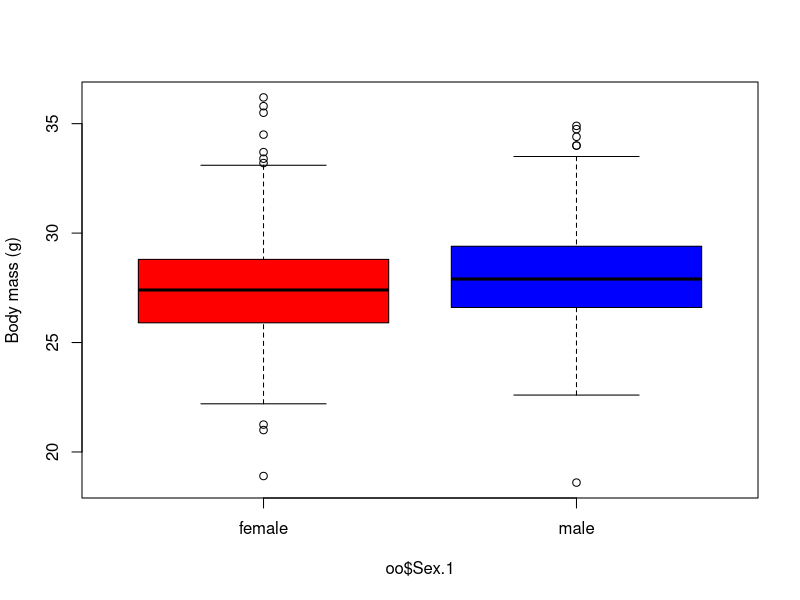
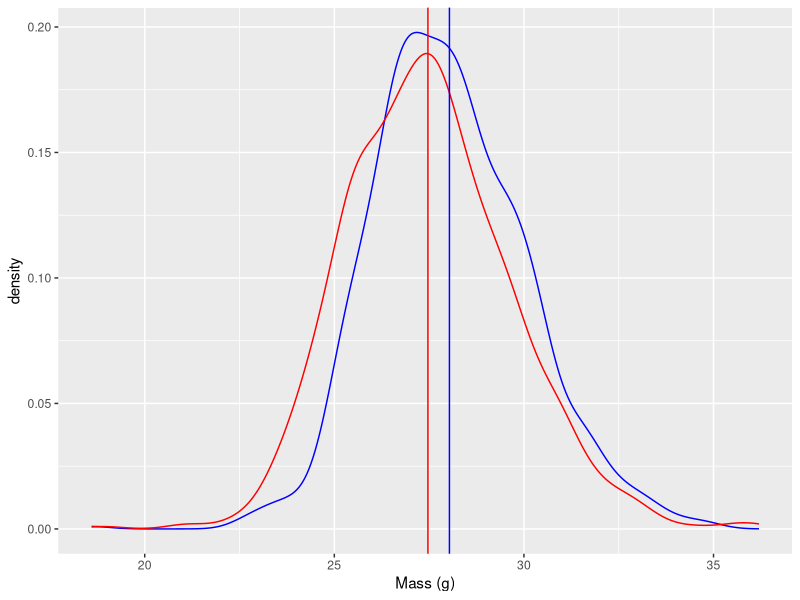
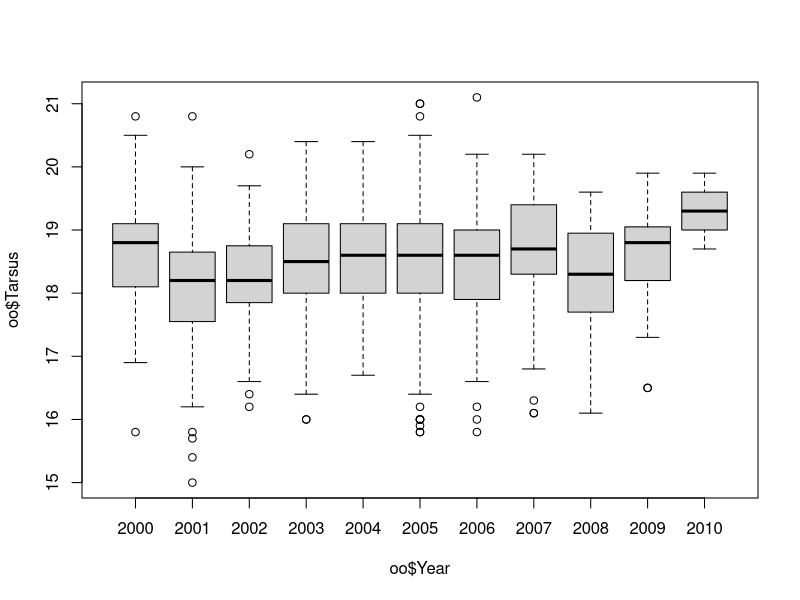
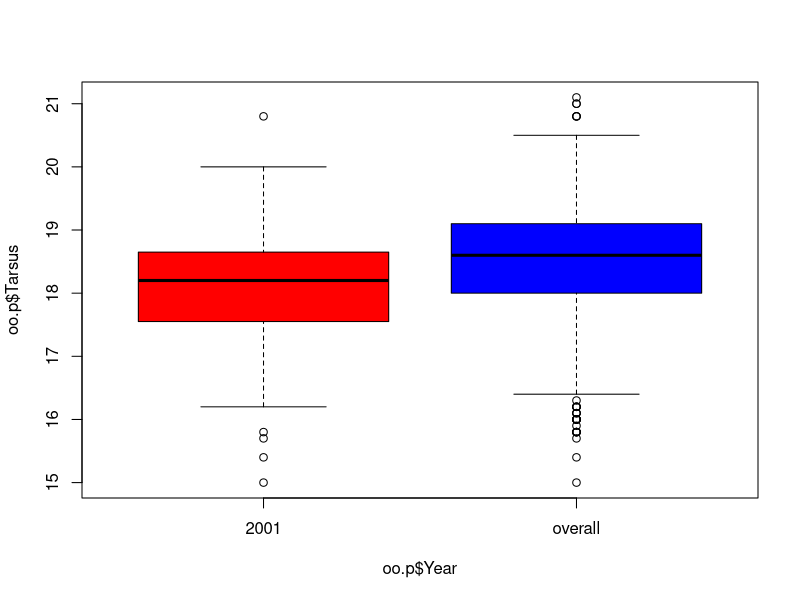

These charts were generated, in order, by the following R code:
#!/bin/env Rscript

# Author: ph-u
# Script: StatsWithSparrows5.R
# Desc: minimal R function with two in-script tests
# Input: none -- run in R console line-by-line
# Output: R terminal output
# Arguments: 0
# Date: Oct 2019

oo<-read.table("../Data/SparrowSize.txt", sep = "\t", header = T)
o.0<-subset(oo, oo$Year==2001)
t.test(o.0$Tarsus,mu=mean(oo$Tarsus,na.rm = T),na.rm=T)
t.test(o.0$Tarsus~o.0$Sex.1,na.rm=T)
 
## HW
library(ggplot2)
boxplot(oo$Mass~oo$Sex.1, col=c("red","blue"), ylab = "Body mass (g)") ## always show description of data (i.e. plot) BEFORE doing any analyses
t.test(oo$Mass~oo$Sex.1)

ggplot()+xlab("Mass (g)")+
  geom_density(aes(x=na.omit(oo$Mass[which(oo$Sex.1=="male")])),colour="blue")+
  geom_density(aes(x=na.omit(oo$Mass[which(oo$Sex.1=="female")])),colour="red")+
  geom_vline(xintercept = mean(oo$Mass[which(oo$Sex.1=="male")],na.rm = T),colour="blue")+
  geom_vline(xintercept = mean(oo$Mass[which(oo$Sex.1=="female")],na.rm = T),colour="red")

d1<-as.data.frame(head(oo,50))
length(d1$Mass)
t.test(d1$Mass~d1$Sex.1)

t.test(o.0$Wing, mu=mean(oo$Wing,na.rm = T),na.rm=T)
t.test(o.0$Wing~o.0$Sex.1,na.rm=T)
t.test(o.0$Wing[which(o.0$Sex.1=="male")], mu=mean(oo$Wing[which(o.0$Sex.1=="male")],na.rm = T),na.rm=T)
t.test(o.0$Wing[which(o.0$Sex.1=="female")], mu=mean(oo$Wing[which(o.0$Sex.1=="female")],na.rm = T),na.rm=T)

boxplot(oo$Tarsus~oo$Year)
t.test(o.0$Tarsus, mu=mean(oo$Tarsus,na.rm = T),na.rm=T)
t.test(o.0$Tarsus~o.0$Sex.1,na.rm=T)
t.test(o.0$Tarsus[which(o.0$Sex.1=="male")], mu=mean(oo$Tarsus[which(o.0$Sex.1=="male")],na.rm = T),na.rm=T)
t.test(o.0$Tarsus[which(o.0$Sex.1=="female")], mu=mean(oo$Tarsus[which(o.0$Sex.1=="female")],na.rm = T),na.rm=T)

oo.p<-oo
oo.p$Year<-"overall"
oo.p<-rbind(oo.p,oo[which(oo$Year==2001),])
boxplot(oo.p$Tarsus~oo.p$Year,col=c("red","blue"))
t.test(oo.p$Tarsus~oo.p$Year, na.rm=T)

## t-test assumptions
## variance equal
## normally-distributed
